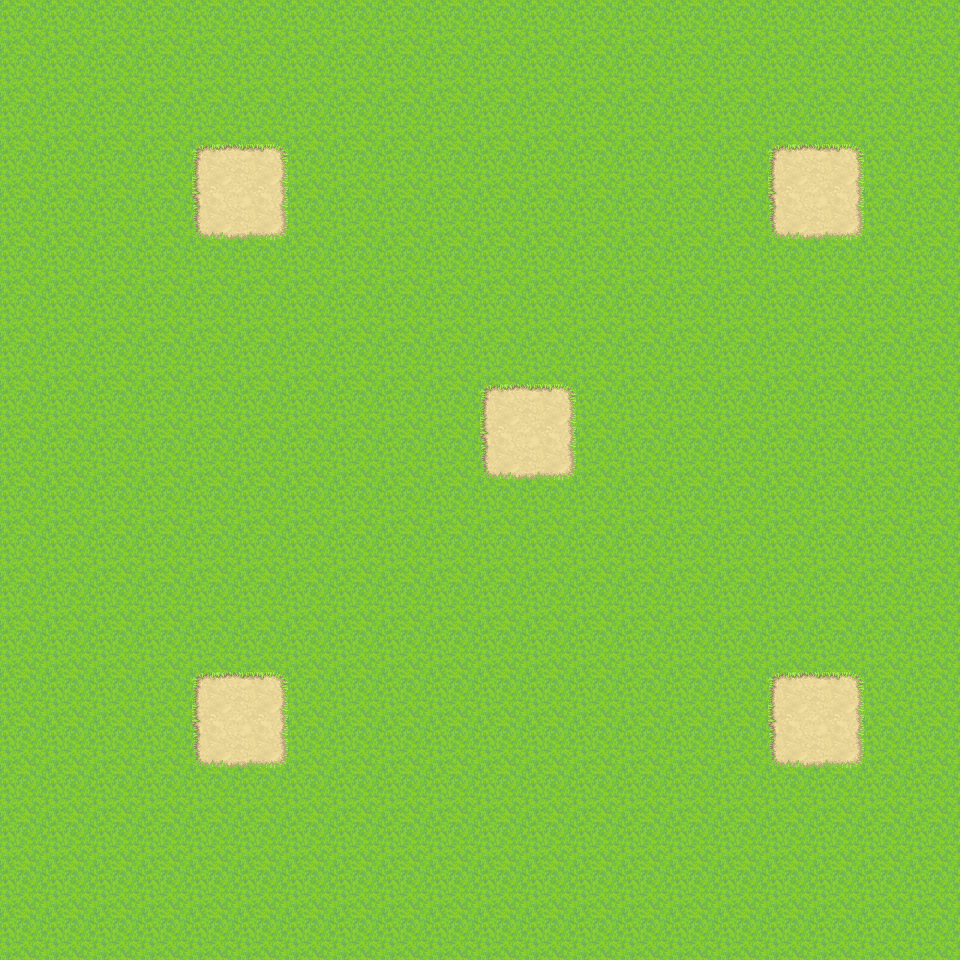

The image is a tile-based game level rendered from a .tmx file. Its description and complete source (layers, tilesets, objects, tile grids) follow:
An orthogonal 20x20 tile map with 48x48 px tiles, 1 tile layer (タイル・レイヤー 1).

<map version="1.2" tiledversion="1.3.4" orientation="orthogonal" renderorder="right-down" width="20" height="20" tilewidth="48" tileheight="48" infinite="0" nextlayerid="2" nextobjectid="1">
 <tileset firstgid="1" source="草.tsx" />
 <layer id="1" name="タイル・レイヤー 1" width="20" height="20">
  <data encoding="csv">
1,2,1,2,1,2,1,2,1,2,1,2,1,2,1,2,1,2,1,2,
17,18,17,18,17,18,17,18,17,18,17,18,17,18,17,18,17,18,17,18,
33,34,33,34,33,34,33,34,33,34,33,34,33,34,33,34,33,34,33,34,
1,2,1,2,19,20,1,2,1,2,1,2,1,2,1,2,19,20,1,2,
17,18,17,18,35,36,17,18,17,18,17,18,17,18,17,18,35,36,17,18,
33,34,33,34,33,34,33,34,33,34,33,34,33,34,33,34,33,34,33,34,
1,2,1,2,1,2,1,2,1,2,1,2,1,2,1,2,1,2,1,2,
17,18,17,18,17,18,17,18,17,18,17,18,17,18,17,18,17,18,17,18,
33,34,33,34,33,34,33,34,33,34,19,20,33,34,33,34,33,34,33,34,
1,2,1,2,1,2,1,2,1,2,35,36,1,2,1,2,1,2,1,2,
17,18,17,18,17,18,17,18,17,18,17,18,17,18,17,18,17,18,17,18,
33,34,33,34,33,34,33,34,33,34,33,34,33,34,33,34,33,34,33,34,
1,2,1,2,1,2,1,2,1,2,1,2,1,2,1,2,1,2,1,2,
17,18,17,18,17,18,17,18,17,18,17,18,17,18,17,18,17,18,17,18,
33,34,33,34,19,20,33,34,33,34,33,34,33,34,33,34,19,20,33,34,
1,2,1,2,35,36,1,2,1,2,1,2,1,2,1,2,35,36,1,2,
17,18,17,18,17,18,17,18,17,18,17,18,17,18,17,18,17,18,17,18,
33,34,33,34,33,34,33,33,33,34,33,34,33,34,33,34,33,34,33,34,
1,2,1,2,1,2,33,34,34,34,34,34,34,34,34,34,34,34,34,2,
33,33,33,33,33,33,33,33,33,33,33,33,33,33,33,33,34,33,34,34
</data>
 </layer>
</map>